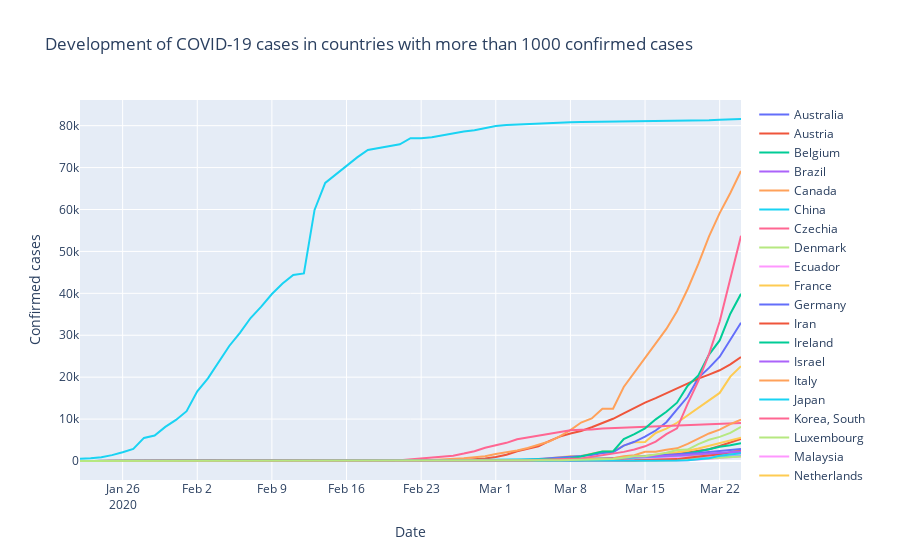
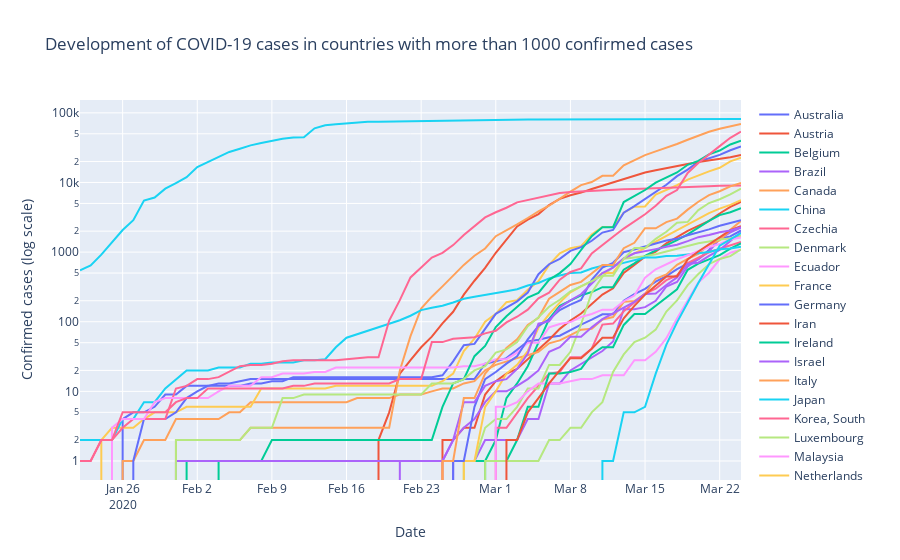

Source (notebook cell) for these figures, in order:
### Code cell
fig = go.Figure()
fig = go.Figure()
for c in countries:
    fig.add_trace(go.Scatter(x=dat_con['Date'], y=dat_con[c],
                                  mode='lines',
                             name=c))
fig.update_layout(
    title="Development of COVID-19 cases in countries with more than " + str(con_limit) + " confirmed cases",
    xaxis_title="Date",
    yaxis_title="Confirmed cases")
    
fig.show()

fig.update_layout(yaxis_type="log",
                 yaxis_title="Confirmed cases (log scale)")
fig.show()
